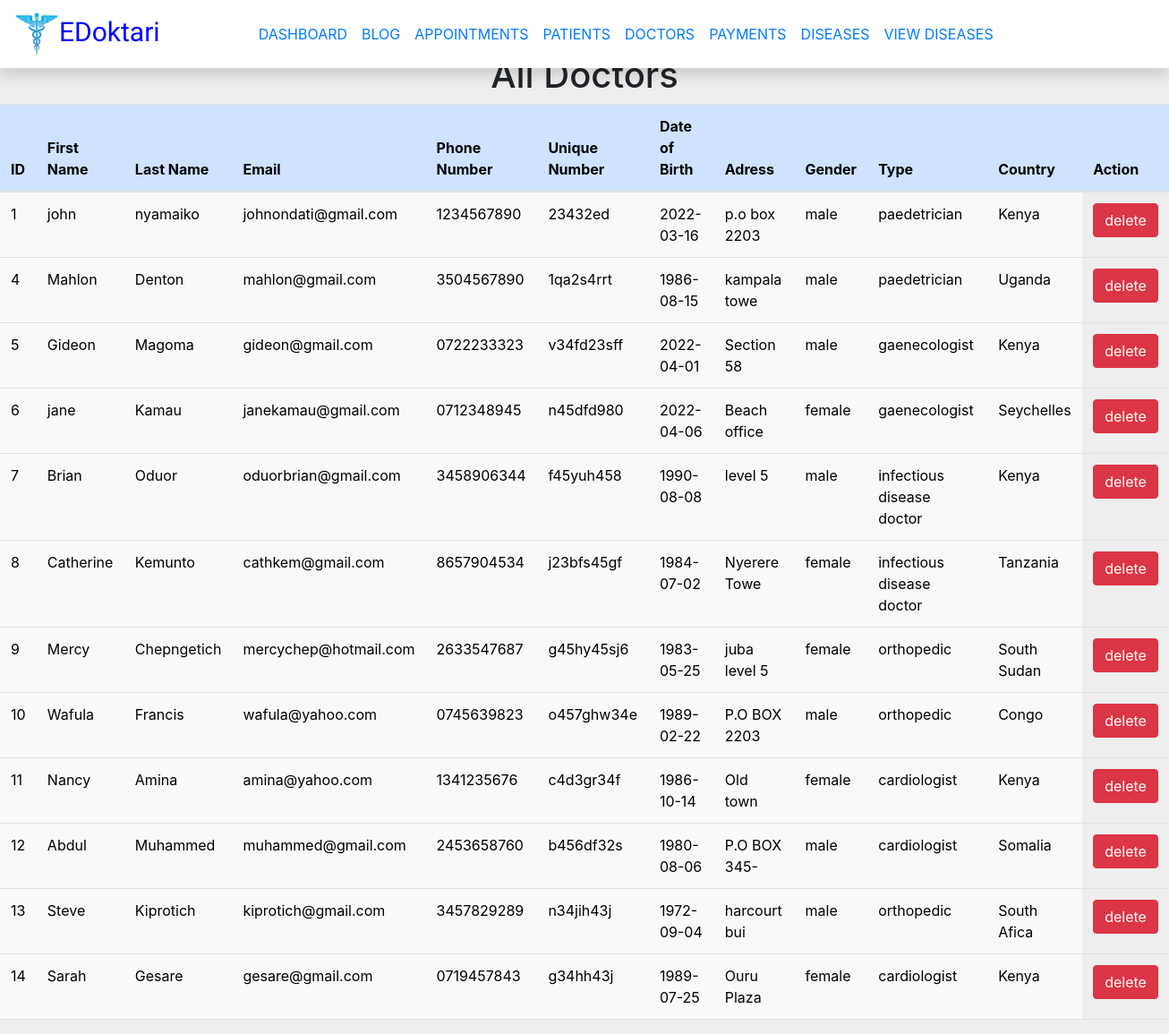
The page /alldoctors.php on the database its author committed.
### tables this page shows
CREATE TABLE `doctors` (
  `doctor_id` int(11) NOT NULL,
  `profileimage` varchar(255) NOT NULL,
  `firstname` varchar(30) NOT NULL,
  `lastname` varchar(30) NOT NULL,
  `phonenumber` varchar(30) NOT NULL,
  `email` varchar(30) NOT NULL,
  `uniquenumber` varchar(30) NOT NULL,
  `dateofbirth` date DEFAULT NULL,
  `officeaddress` varchar(12) DEFAULT NULL,
  `gender` varchar(10) DEFAULT NULL,
  `type` varchar(30) NOT NULL,
  `experience` int(2) DEFAULT NULL,
  `bio` tinytext NOT NULL,
  `country` varchar(30) NOT NULL,
  `city` varchar(30) NOT NULL,
  `password` varchar(50) NOT NULL,
  `repeatpassword` varchar(50) NOT NULL
);

### alldoctors.php (the view, shortened to what this page needs)
<?Php
include "admin_login.php";
	?>
<!DOCTYPE html>
<html>
<head>
<link rel="stylesheet" href="https://cdnjs.cloudflare.com/ajax/libs/malihu-custom-scrollbar-plugin/3.1.5/jquery.mCustomScrollbar.min.css">
<link rel="stylesheet" href="https://cdn.jsdelivr.net/npm/bootstrap@5.1.3/dist/css/bootstrap.min.css">
<link rel="stylesheet" href="https://cdn.jsdelivr.net/npm/bootstrap@4.5.3/dist/css/bootstrap.min.css">
    <link rel="stylesheet" href="https://cdnjs.cloudflare.com/ajax/libs/bootstrap-datepicker/1.9.0/css/bootstrap-datepicker.min.css">
    <link rel="stylesheet" href="https://maxcdn.bootstrapcdn.com/bootstrap/4.0.0/css/bootstrap.min.css">
    <link rel="stylesheet" href="https://cdnjs.cloudflare.com/ajax/libs/font-awesome/4.7.0/css/font-awesome.min.css">
</head>
<body>
<nav class="navbar navbar-expand-lg navbar-light bg-white shadow fixed-top">
    <a class="navbar-brand" href="admindashboard.php" style = "font-family: 'kaushan Script';font-size: 30px;color:blue;"><img src="EDoktari_logo.png" width="50" height="50" class="d-inline-block align-top" alt="">EDoktari</a>
    <div class="collapse navbar-collapse " id="navbarNavDropdown">
    <ul class="navbar-nav mx-auto">
    <li class="nav-item">
        <a class="nav-link text-primary" href="admindashboard.php">DASHBOARD</a>
      </li>
       <li class="nav-item">
        <a class="nav-link text-primary" href="index.php">BLOG</a>
      </li>
      <li class="nav-item">
        <a class="nav-link text-primary" href="allappointments.php">APPOINTMENTS</a>
      </li>
      <li class="nav-item">
        <a class="nav-link text-primary" href="allpatients.php">PATIENTS</a>
      </li>
      <li class="nav-item">
        <a class="nav-link text-primary" href="alldoctors.php">DOCTORS</a>
      </li>
      <li class="nav-item">
        <a class="nav-link text-primary" href="allpayments.php">PAYMENTS</a>
      </li>
      <li class="nav-item">
        <a class="nav-link text-primary" href="admindiseases.php">DISEASES</a>
      </li>
      <li class="nav-item">
        <a class="nav-link text-primary" href="viewdiseases.php">VIEW DISEASES</a>
      </li>
    </ul>
    </div>
  </nav>
<section>
<center>
    <h1>All Doctors</h1>
</center>
<table class='table'>
        <thead class='table-primary'>
          <tr>
            <th scope='col'>ID</th>
            <th scope='col'>First Name</th>
            <th scope='col'>Last Name</th>
            <th scope='col'>Email</th>
            <th scope='col'>Phone Number</th>
            <th scope='col'>Unique Number</th>
            <th scope='col'>Date of Birth</th>
            <th scope='col'>Adress</th>
            <th scope='col'>Gender</th>
            <th scope='col'>Type</th>
            <th scope='col'>Country</th>
            <th  scope='col'>Action</th>
          </tr>
        </thead>
        <tbody>
<?php
                $sql = "SELECT * FROM doctors";
                $query = mysqli_query($conn,$sql);
    while ($row = mysqli_fetch_array($query))
    {
    ?>
          <tr>
            <td class="table-light"><?php  echo $row['doctor_id'];?></td>
            <td class="table-light"><?php  echo $row['firstname'];?></td>
            <td class="table-light"><?php  echo $row['lastname'];?></td>
            <td class="table-light"><?php  echo $row['email'];?></td>
            <td class="table-light"><?php  echo $row['phonenumber'];?></td>
            <td class="table-light"><?php  echo $row['uniquenumber'];?></td>
            <td class="table-light"><?php  echo $row['dateofbirth'];?></td>
            <td class="table-light"><?php  echo $row['officeaddress'];?></td>
            <td class="table-light"><?php  echo $row['gender'];?></td>
            <td class="table-light"><?php  echo $row['type'];?></td>
            <td class="table-light"><?php  echo $row['country'];?></td>
			<td>
            <a href="deletedoctors.php?doctor_id=<?php echo $row["doctor_id"]; ?>" class="btn btn-danger" onclick="return confirm('Are you sure to delete?');">delete</a>
			</td>
          </tr>
<?php } ?>
</tbody>
</table>

### alldoctors.php (style rules this page uses)
body { margin-top:0px; background:#eee; }
section { margin-top:60px; }

### rows shown on the page
doctors: doctor_id "1", firstname "john", lastname "nyamaiko", email "johnondati@gmail.com", phonenumber "1234567890", uniquenumber "23432ed", dateofbirth "2022-03-16", officeaddress "p.o box 2203", gender "male", type "paedetrician", country "Kenya"
doctors: doctor_id "4", firstname "Mahlon", lastname "Denton", email "mahlon@gmail.com", phonenumber "3504567890", uniquenumber "1qa2s4rrt", dateofbirth "1986-08-15", officeaddress "kampala towe", gender "male", type "paedetrician", country "Uganda"
doctors: doctor_id "5", firstname "Gideon", lastname "Magoma", email "gideon@gmail.com", phonenumber "0722233323", uniquenumber "v34fd23sff", dateofbirth "2022-04-01", officeaddress "Section 58", gender "male", type "gaenecologist", country "Kenya"
doctors: doctor_id "6", firstname "jane", lastname "Kamau", email "janekamau@gmail.com", phonenumber "0712348945", uniquenumber "n45dfd980", dateofbirth "2022-04-06", officeaddress "Beach office", gender "female", type "gaenecologist", country "Seychelles"
doctors: doctor_id "7", firstname "Brian", lastname "Oduor", email "oduorbrian@gmail.com", phonenumber "3458906344", uniquenumber "f45yuh458", dateofbirth "1990-08-08", officeaddress "level 5", gender "male", type "infectious disease doctor", country "Kenya"
doctors: doctor_id "8", firstname "Catherine", lastname "Kemunto", email "cathkem@gmail.com", phonenumber "8657904534", uniquenumber "j23bfs45gf", dateofbirth "1984-07-02", officeaddress "Nyerere Towe", gender "female", type "infectious disease doctor", country "Tanzania"
doctors: doctor_id "9", firstname "Mercy", lastname "Chepngetich", email "mercychep@hotmail.com", phonenumber "2633547687", uniquenumber "g45hy45sj6", dateofbirth "1983-05-25", officeaddress "juba level 5", gender "female", type "orthopedic", country "South Sudan"
doctors: doctor_id "10", firstname "Wafula", lastname "Francis", email "wafula@yahoo.com", phonenumber "0745639823", uniquenumber "o457ghw34e", dateofbirth "1989-02-22", officeaddress "P.O BOX 2203", gender "male", type "orthopedic", country "Congo"
doctors: doctor_id "11", firstname "Nancy", lastname "Amina", email "amina@yahoo.com", phonenumber "1341235676", uniquenumber "c4d3gr34f", dateofbirth "1986-10-14", officeaddress "Old town", gender "female", type "cardiologist", country "Kenya"
doctors: doctor_id "12", firstname "Abdul", lastname "Muhammed", email "muhammed@gmail.com", phonenumber "2453658760", uniquenumber "b456df32s", dateofbirth "1980-08-06", officeaddress "P.O BOX 345-", gender "male", type "cardiologist", country "Somalia"
doctors: doctor_id "13", firstname "Steve", lastname "Kiprotich", email "kiprotich@gmail.com", phonenumber "3457829289", uniquenumber "n34jih43j", dateofbirth "1972-09-04", officeaddress "harcourt bui", gender "male", type "orthopedic", country "South Afica"
doctors: doctor_id "14", firstname "Sarah", lastname "Gesare", email "gesare@gmail.com", phonenumber "0719457843", uniquenumber "g34hh43j", dateofbirth "1989-07-25", officeaddress "Ouru Plaza", gender "female", type "cardiologist", country "Kenya"
